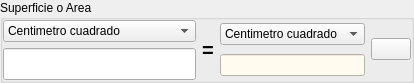
      <widget class="QGroupBox" name="groupBox_2">
       <property name="maximumSize">
        <size>
         <width>16777215</width>
         <height>82</height>
        </size>
       </property>
       <property name="title">
        <string>Superficie o Area</string>
       </property>
       <layout class="QGridLayout" name="gridLayout_4">
        <property name="leftMargin">
         <number>0</number>
        </property>
        <property name="topMargin">
         <number>0</number>
        </property>
        <property name="rightMargin">
         <number>0</number>
        </property>
        <property name="bottomMargin">
         <number>0</number>
        </property>
        <item row="1" column="2">
         <layout class="QGridLayout" name="gridLayout_5">
          <item row="1" column="0">
           <widget class="QLineEdit" name="lineEdit_3">
            <property name="enabled">
             <bool>true</bool>
            </property>
            <property name="font">
             <font>
              <weight>75</weight>
              <bold>true</bold>
             </font>
            </property>
            <property name="focusPolicy">
             <enum>Qt::NoFocus</enum>
            </property>
            <property name="styleSheet">
             <string notr="true">color: rgb(0, 0, 255);
background-color: rgb(255, 251, 239);</string>
            </property>
            <property name="alignment">
             <set>Qt::AlignRight|Qt::AlignTrailing|Qt::AlignVCenter</set>
            </property>
            <property name="readOnly">
             <bool>true</bool>
            </property>
           </widget>
          </item>
          <item row="0" column="0">
           <widget class="QComboBox" name="comboBox_6">
            <property name="focusPolicy">
             <enum>Qt::NoFocus</enum>
            </property>
            <item>
             <property name="text">
              <string>Centimetro cuadrado</string>
             </property>
            </item>
            <item>
             <property name="text">
              <string>Metro cuadrado</string>
             </property>
            </item>
            <item>
             <property name="text">
              <string>Kilometro cuadrado</string>
             </property>
            </item>
            <item>
             <property name="text">
              <string>Hectarea</string>
             </property>
            </item>
            <item>
             <property name="text">
              <string>Milla cuadrada</string>
             </property>
            </item>
            <item>
             <property name="text">
              <string>Acre</string>
             </property>
            </item>
            <item>
             <property name="text">
              <string>Yarda cuadrada</string>
             </property>
            </item>
            <item>
             <property name="text">
              <string>Pie cuadrado</string>
             </property>
            </item>
            <item>
             <property name="text">
              <string>Pulgada cuadrada</string>
             </property>
            </item>
           </widget>
          </item>
          <item row="0" column="1" rowspan="2">
           <widget class="QPushButton" name="pushButton_10">
            <property name="icon">
             <iconset resource="recoverdrake.qrc">
              <normaloff>:/Imagenes/sustituir.png</normaloff>:/Imagenes/sustituir.png</iconset>
            </property>
            <property name="iconSize">
             <size>
              <width>25</width>
              <height>25</height>
             </size>
            </property>
           </widget>
          </item>
         </layout>
        </item>
        <item row="1" column="0">
         <layout class="QGridLayout" name="gridLayout_6">
          <item row="0" column="0">
           <widget class="QComboBox" name="comboBox_4">
            <property name="focusPolicy">
             <enum>Qt::NoFocus</enum>
            </property>
            <item>
             <property name="text">
              <string>Centimetro cuadrado</string>
             </property>
            </item>
            <item>
             <property name="text">
              <string>Metro cuadrado</string>
             </property>
            </item>
            <item>
             <property name="text">
              <string>Kilometro cuadrado</string>
             </property>
            </item>
            <item>
             <property name="text">
              <string>Hectarea</string>
             </property>
            </item>
            <item>
             <property name="text">
              <string>Milla cuadrada</string>
             </property>
            </item>
            <item>
             <property name="text">
              <string>Acre</string>
             </property>
            </item>
            <item>
             <property name="text">
              <string>Yarda cuadrada</string>
             </property>
            </item>
            <item>
             <property name="text">
              <string>Pie cuadrado</string>
             </property>
            </item>
            <item>
             <property name="text">
              <string>Pulgada cuadrada</string>
             </property>
            </item>
           </widget>
          </item>
          <item row="1" column="0">
           <widget class="QLineEdit" name="lineEdit_4">
            <property name="font">
             <font>
              <pointsize>15</pointsize>
              <weight>75</weight>
              <bold>true</bold>
             </font>
            </property>
            <property name="alignment">
             <set>Qt::AlignRight|Qt::AlignTrailing|Qt::AlignVCenter</set>
            </property>
           </widget>
          </item>
         </layout>
        </item>
        <item row="1" column="1">
         <widget class="QLabel" name="label_2">
          <property name="font">
           <font>
            <pointsize>15</pointsize>
            <weight>75</weight>
            <bold>true</bold>
           </font>
          </property>
          <property name="text">
           <string>=</string>
          </property>
         </widget>
        </item>
       </layout>
      </widget>
